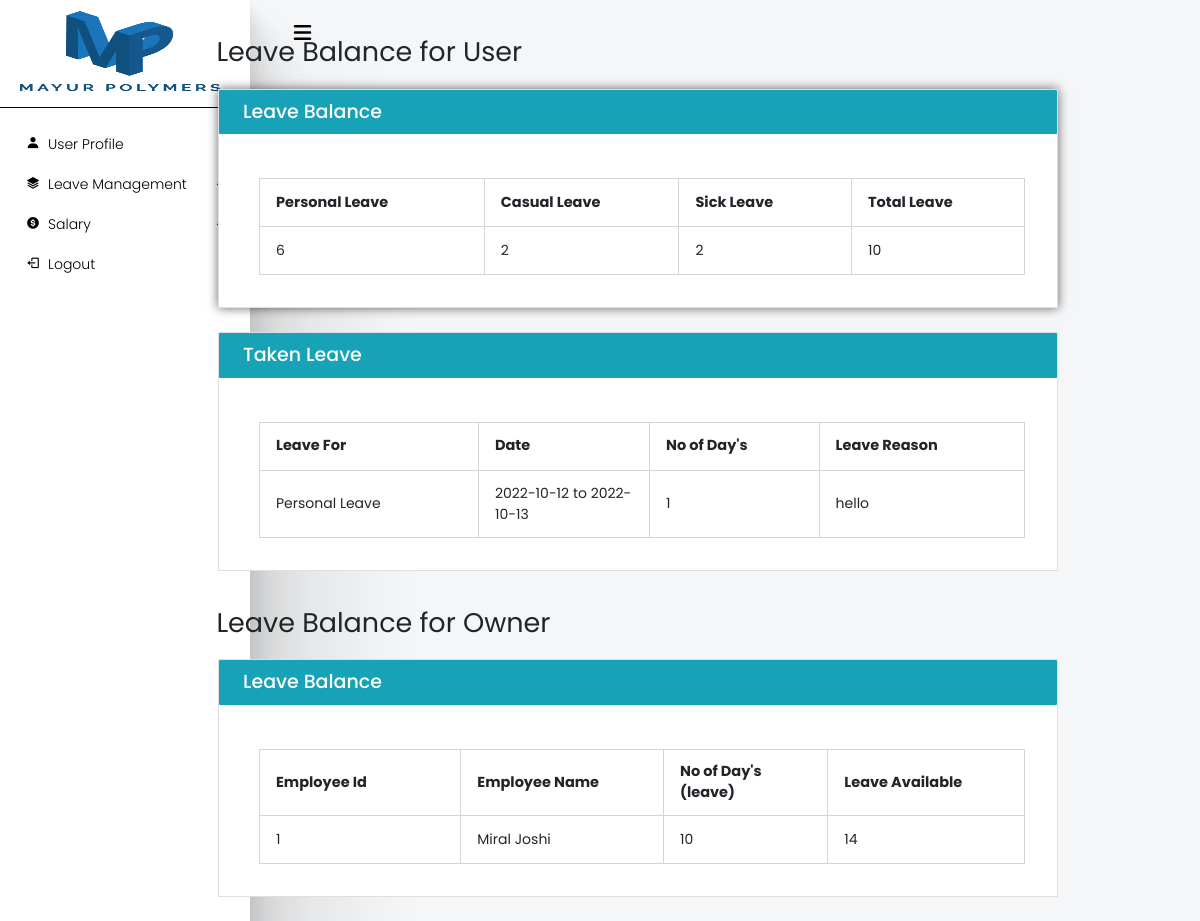
Screenshot of /core/LeaveBalance.php (signed in) with the database file from the repository.
### tables this page shows
CREATE TABLE `master_leave` (
  `emp_id` int(11) NOT NULL,
  `pl` int(11) NOT NULL,
  `cl` int(11) NOT NULL,
  `sl` int(11) NOT NULL
);

CREATE TABLE `requestforleave` (
  `id` int(11) NOT NULL,
  `leave_id` int(10) NOT NULL,
  `emp_id` int(11) NOT NULL,
  `from_date` date NOT NULL,
  `to_date` date NOT NULL,
  `days` int(11) NOT NULL,
  `message` varchar(255) NOT NULL
);

CREATE TABLE `userprofile` (
  `uid` int(11) NOT NULL,
  `profile_img` text NOT NULL,
  `username` varchar(15) NOT NULL,
  `firstname` varchar(15) NOT NULL,
  `m_name` varchar(15) NOT NULL,
  `dateofbirth` date NOT NULL,
  `join_date` date NOT NULL,
  `status` varchar(10) NOT NULL,
  `lastname` varchar(15) NOT NULL,
  `age` varchar(11) NOT NULL,
  `curaddress` text NOT NULL,
  `peraddress` text NOT NULL,
  `city` varchar(20) NOT NULL,
  `pincode` varchar(11) NOT NULL,
  `contact` varchar(11) NOT NULL,
  `state` varchar(20) NOT NULL,
  `designation` varchar(20) NOT NULL,
  `emergency_no` varchar(11) NOT NULL
);

### core/LeaveBalance.php (the view, shortened to what this page needs)
<?php
    include_once('connect.php');
$session_id = $_SESSION['admin_id'];
    $query1 = "select sum(pl+cl+sl) as total, pl,cl,sl from master_leave where emp_id = '$session_id'";
    $query = "select * from userprofile where uid ='$session_id'";
    $query0 = "select * from requestforleave where emp_id ='$session_id' order by id DESC";
    $result1 = mysqli_query($con,$query1) or die( mysqli_error($con));
    $result = mysqli_query($con,$query) or die( mysqli_error($con));
    $result0 = mysqli_query($con,$query0) or die( mysqli_error($con));
?>
<!DOCTYPE html>
<html lang="en" dir="ltr">
<head>
    <?php include '../core/header.php';?>
    <link rel="stylesheet" href="../assets/css/LeaveBalance.css">
</head>
<body>
    <div class="container-fluid">
        <div class="row">
            <?php include '../core/sidenav.php';?>
            <div class="col-9">
                <div class="container">
                    <p class="title">Leave Balance for User</p>
                    <?php
                        $a = mysqli_fetch_assoc($result1);
                        $b = mysqli_fetch_assoc($result);
                        $c = mysqli_fetch_assoc($result0);
                    ?>
                    <div class="card card1">
                        <div class="card-title">
                            <p class="nav">Leave Balance</p>
                        </div>
                        <div class="card-body">
                            <table>
                                <tr>
                                    <th>Personal Leave</th>
                                    <th>Casual Leave</th>
                                    <th>Sick Leave</th>
                                    <th>Total Leave</th>
                                </tr>
                                <tr class="data">
                                    <td><?php echo $a['pl']; ?></td>
                                    <td><?php echo $a['cl']; ?></td>
                                    <td><?php echo $a['sl']; ?></td>
                                    <td><?php echo $a['total']; ?></td>
                                </tr>
                            </table>
                        </div>
                    </div>
                    <br>
                    <div class="card">
                        <div class="card-title">
                            <p class="nav">Taken Leave</p>
                        </div>
                        <div class="card-body">
                            <table>
                                <tr>
                                    <th>Leave For</th>
                                    <th>Date</th>
                                    <th>No of Day's</th>
                                    <th>Leave Reason</th>
                                </tr>
                                <tr class="data">
                                    <td><?php if($c['leave_id']==1) echo "Personal Leave";
                                              elseif($c['leave_id']==2) echo "Casual Leave";
                                              elseif($c['leave_id']==3) echo "Sick Leave";
                                              else echo "-"; ?></td>
                                    <td><?php echo $c['from_date']; ?> to <?php echo $c['to_date']; ?> </td>
                                    <td><?php echo $c['days']; ?> </td>
                                    <td><?php echo $c['message']; ?> </td>
                                </tr>
                            </table>
                        </div>
                    </div>
                    <p class="title">Leave Balance for Owner</p>
                    <div class="card">
                        <div class="card-title">
                            <p class="nav">Leave Balance</p>
                        </div>
                        <div class="card-body">
                            <table>
                                <tr>
                                    <th>Employee Id</th>
                                    <th>Employee Name</th>
                                    <th>No of Day's (leave)</th>
                                    <th>Leave Available</th>
                                </tr>
                                <tr class="data">
                                    <td><?php echo $b['uid']; ?></td>
                                    <td><?php echo $b['firstname']; ?>&nbsp;<?php echo $b['lastname']; ?></td>
                                    <td><?php echo $a['total']; ?></td>
                                    <td><?php echo 24-$a['total']; ?></td>
                                </tr>
                            </table>
                        </div>
                    </div>
                    <br>
                </div>
            </div>
        </div>
    </div>
</body>
</html>

### assets/css/sidenav.css (style rules this page uses)
* { margin:0;padding:0;-webkit-user-select:none;-moz-user-select:none;-ms-user-select:none;user-select:none;-webkit-box-sizing:border-box;box-sizing:border-box;font-family:'Poppins', sans-serif }

### assets/css/LeaveBalance.css (style rules this page uses)
body { background-color:rgba(206,212,218,0.2) }
.title { margin-top:2rem;font-size:27px;font-weight:400;padding-left:3rem;margin-left:-10.1rem }
.card1,.card2,.card3 { border-radius:1px;background-color:white;box-shadow:0 0 10px rgba(0,0,0,0.6);-moz-box-shadow:0 0 10px rgba(0,0,0,0.6);-webkit-box-shadow:0 0 10px rgba(0,0,0,0.6);-o-box-shadow:0 0 10px rgba(0,0,0,0.6) }
.card-title { background-color:#17a2b8;color:white;border-radius:1px }
.nav { margin-left:1rem;padding:8px;font-size:19px;font-weight:450 }
p { font-weight:700;font-size:16px }
table { width:95%;margin-right:1rem;margin-top:1rem;margin-left:1.5rem;margin-bottom:1rem;height:5rem }
table,th,td { border:1px solid #ced4da }
table th,table td,th th,th td,td th,td td { padding-left:1rem;width:3rem;height:3rem }
.card { margin-left:-7rem;height:auto;border-radius:0px;width:100% }
.card-title { background-color:#17a2b8;color:white }
.card-body { padding:1rem }
th { border:1px solid;border-color:#d6d5d5;padding:0.7rem;font-size:14.5px }
td { border:1px solid;border-color:#d6d5d5;padding:0.75rem;font-size:14px }

### rows the page displays
master_leave: pl "6", cl "2", sl "2"
requestforleave: from_date "2022-10-12", to_date "2022-10-13", days "1", message "hello"
userprofile: uid "1", firstname "Miral", lastname "Joshi"

### other values shown
$a['total'] "10"
24-$a['total'] "14"
